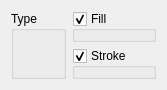
<?xml version="1.0" encoding="UTF-8"?>
<ui version="4.0">
 <class>MarkWidgetForm</class>
 <widget class="QWidget" name="MarkWidgetForm">
  <property name="geometry">
   <rect>
    <x>0</x>
    <y>0</y>
    <width>139</width>
    <height>54</height>
   </rect>
  </property>
  <property name="windowTitle">
   <string>Form</string>
  </property>
  <layout class="QGridLayout" name="gridLayout_3">
   <item row="0" column="0">
    <layout class="QGridLayout" name="gridLayout_2">
     <item row="0" column="0">
      <widget class="QGroupBox" name="m_markTypeGroupBox">
       <property name="title">
        <string>Type</string>
       </property>
      </widget>
     </item>
     <item row="0" column="1">
      <layout class="QGridLayout" name="gridLayout">
       <item row="0" column="0">
        <widget class="QGroupBox" name="m_fillGroupBox">
         <property name="title">
          <string>Fill</string>
         </property>
         <property name="checkable">
          <bool>true</bool>
         </property>
        </widget>
       </item>
       <item row="1" column="0">
        <widget class="QGroupBox" name="m_strokeGroupBox">
         <property name="title">
          <string>Stroke</string>
         </property>
         <property name="checkable">
          <bool>true</bool>
         </property>
        </widget>
       </item>
      </layout>
     </item>
    </layout>
   </item>
  </layout>
 </widget>
 <resources/>
 <connections/>
</ui>
